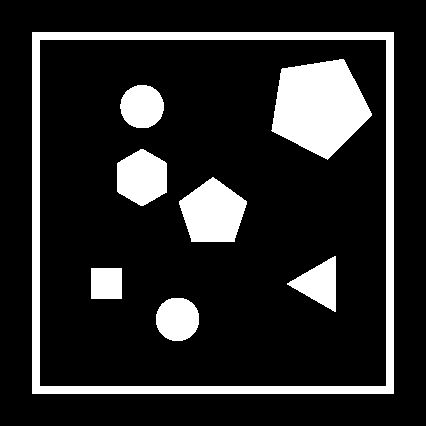
//> input picture z_fromRaspberry/code_download/03_img_filtering/imgs/polygons_bw.png, 426 x 426 px
$ ./Smoothing imgs/polygons_bw.png   (built with g++ and OpenCV 4)
//> lines starting //> are read from the running program, lines starting //| are printed output that depends on the picture; after the words box and inside, x2 and y2 are one past the last pixel; in counts of white or black regions, pixels touching at a corner belong together
// Taken from: samples/cpp/tutorial_code/ImgProc/Smoothing/Smoothing.cpp
/**
 * file Smoothing.cpp
 * brief Sample code for simple filters
 * author OpenCV team
 */

#include <iostream>
#include "opencv2/imgproc.hpp"
#include "opencv2/imgcodecs.hpp"
#include "opencv2/highgui.hpp"

using namespace std;
using namespace cv;

/// Global Variables
int DELAY_CAPTION = 1500;
int DELAY_BLUR = 100;
int MAX_KERNEL_LENGTH = 31;

Mat src; Mat dst;
char window_name[] = "Smoothing Demo";

/// Function headers
int display_caption( const char* caption );
int display_dst( int delay );


/**
 * function main
 */
int main( int argc, char ** argv )
{
    namedWindow( window_name, WINDOW_AUTOSIZE );

    /// Load the source image
    const char* filename = argc >=2 ? argv[1] : "../data/lena.jpg";

    src = imread( filename, IMREAD_COLOR );
//> src is the input picture: 426 rows x 426 cols, CV_8UC3; 15.9% white; 8 white regions, largest, box (x1, y1, x2, y2) and area: (32, 32, 394, 394) 11328, (271, 59, 372, 160) 6896, (179, 177, 247, 242) 3106
    if(src.empty())
    {
        printf(" Error opening image\n");
        printf(" Usage: ./Smoothing [image_name -- default ../data/lena.jpg] \n");
        return -1;
    }

    if( display_caption( "Original Image" ) != 0 )
    {
        return 0;
    }

    dst = src.clone();
    if( display_dst( DELAY_CAPTION ) != 0 )
    {
        return 0;
    }

    /// Applying Homogeneous blur
    if( display_caption( "Homogeneous Blur" ) != 0 )
    {
        return 0;
    }

    //![blur]
    for ( int i = 1; i < MAX_KERNEL_LENGTH; i = i + 2 )
    {
        blur( src, dst, Size( i, i ), Point(-1,-1) );
        if( display_dst( DELAY_BLUR ) != 0 )
        {
            return 0;
        }
    }
//> this loop made 15 passes
//> pass 2, `blur( src, dst, Size( i, i ), Point(-1,-1) );`:
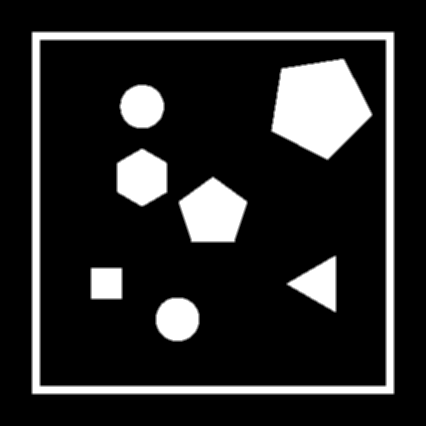
//> dst: 426 rows x 426 cols, CV_8UC3; min 0, max 255, mean 40.6
//> pass 3, `blur( src, dst, Size( i, i ), Point(-1,-1) );`:
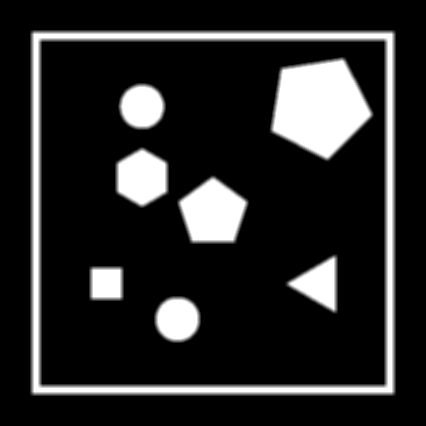
//> dst: 426 rows x 426 cols, CV_8UC3; 9.68% of pixels changed, all inside (x1, y1, x2, y2) = (30, 30, 396, 396)
//> after the loop:
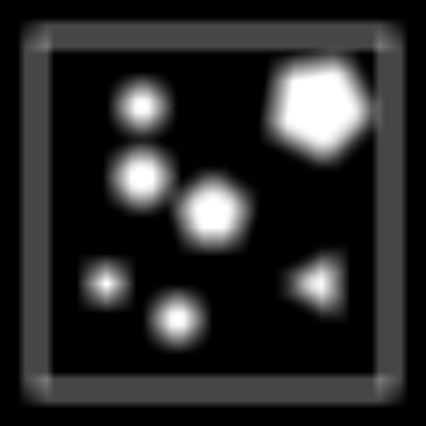
//> dst: 426 rows x 426 cols, CV_8UC3; min 0, max 255, mean 40.6
    //![blur]

    /// Applying Gaussian blur
    if( display_caption( "Gaussian Blur" ) != 0 )
    {
        return 0;
    }

    //![gaussianblur]
    for ( int i = 1; i < MAX_KERNEL_LENGTH; i = i + 2 )
    {
        GaussianBlur( src, dst, Size( i, i ), 0, 0 );
        if( display_dst( DELAY_BLUR ) != 0 )
        {
            return 0;
        }
    }
//> this loop made 15 passes
//> pass 2, `GaussianBlur( src, dst, Size( i, i ), 0, 0 );`:
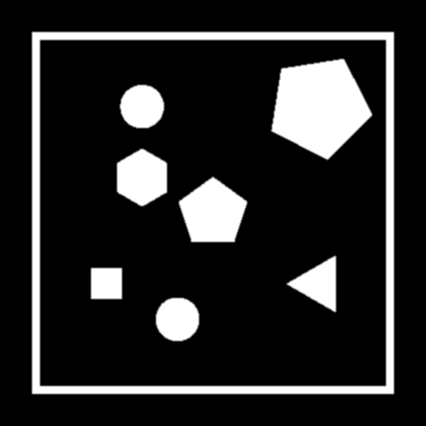
//> dst: 426 rows x 426 cols, CV_8UC3; min 0, max 255, mean 40.6
//> after the loop:
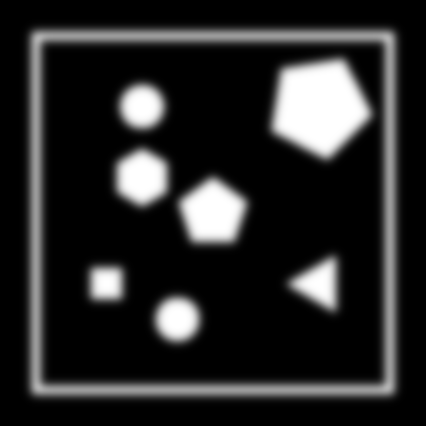
//> dst: 426 rows x 426 cols, CV_8UC3; min 0, max 255, mean 40.6
    //![gaussianblur]

    /// Applying Median blur
    if( display_caption( "Median Blur" ) != 0 )
    {
        return 0;
    }

    //![medianblur]
    for ( int i = 1; i < MAX_KERNEL_LENGTH; i = i + 2 )
    {
        medianBlur ( src, dst, i );
        if( display_dst( DELAY_BLUR ) != 0 )
        {
            return 0;
        }
    }
//> this loop made 15 passes
//> pass 2, `medianBlur ( src, dst, i );`:
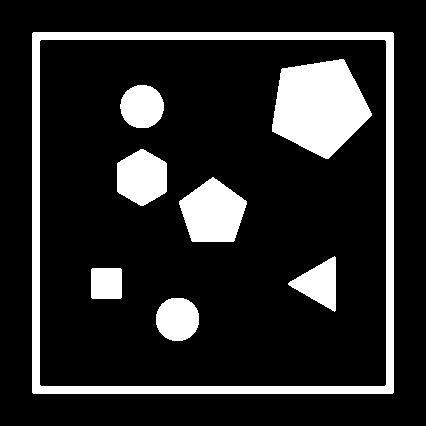
//> dst: 426 rows x 426 cols, CV_8UC3; 15.9% white; 8 white regions, largest, box (x1, y1, x2, y2) and area: (32, 32, 394, 394) 11328, (272, 59, 372, 159) 6894, (179, 177, 247, 242) 3104
//> after the loop:
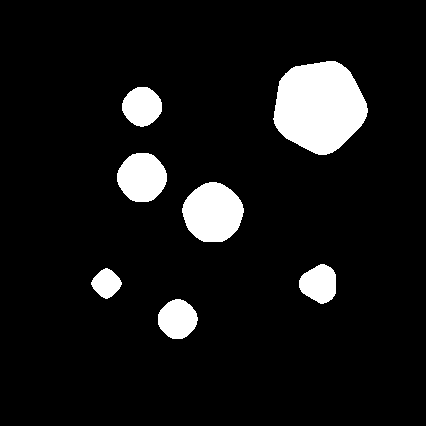
//> dst: 426 rows x 426 cols, CV_8UC3; 8.5% white; 7 white regions, largest, box (x1, y1, x2, y2) and area: (273, 61, 368, 155) 6604, (182, 182, 244, 242) 2814, (117, 153, 167, 202) 1899
    //![medianblur]

    /// Applying Bilateral Filter
    if( display_caption( "Bilateral Blur" ) != 0 )
    {
        return 0;
    }

    //![bilateralfilter]
    for ( int i = 1; i < MAX_KERNEL_LENGTH; i = i + 2 )
    {
        bilateralFilter ( src, dst, i, i*2, i/2 );
        if( display_dst( DELAY_BLUR ) != 0 )
        {
            return 0;
        }
    }
    //![bilateralfilter]

    /// Done
    display_caption( "Done!" );

    return 0;
}

/**
 * @function display_caption
 */
int display_caption( const char* caption )
{
    dst = Mat::zeros( src.size(), src.type() );
    putText( dst, caption,
             Point( src.cols/4, src.rows/2),
             FONT_HERSHEY_COMPLEX, 1, Scalar(255, 255, 255) );

    return display_dst(DELAY_CAPTION);
}

/**
 * @function display_dst
 */
int display_dst( int delay )
{
    imshow( window_name, dst );
    int c = waitKey ( delay );
    if( c >= 0 ) { return -1; }
    return 0;
}
